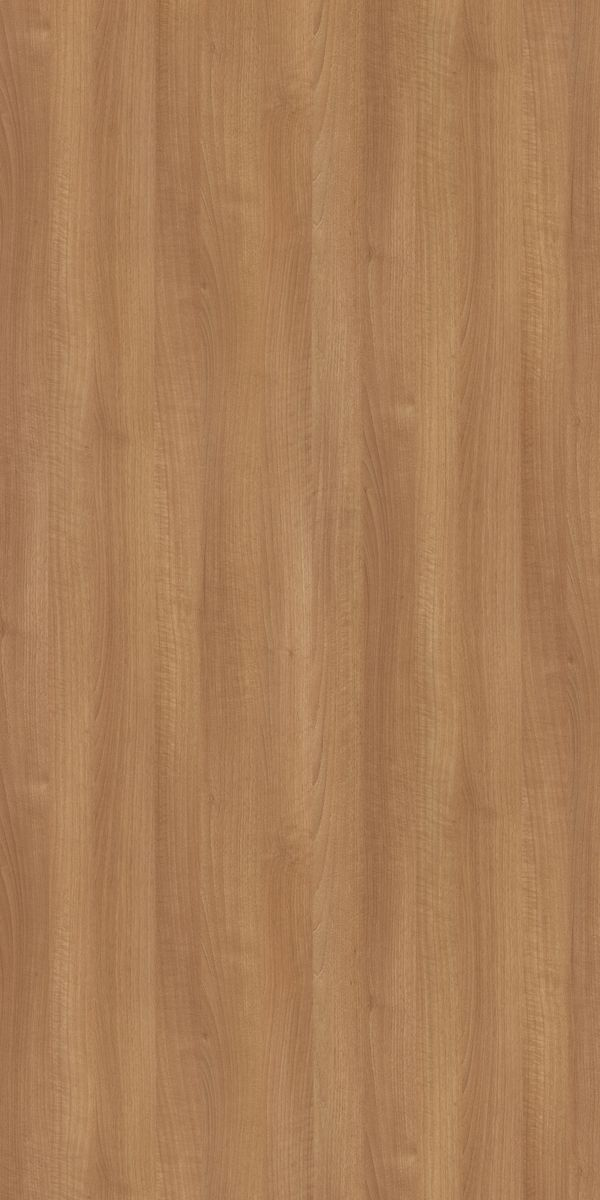
#> input picture palethte/Dark Laminate.jpg, 600 x 1200 px
$ python -i color_palettes.py   (imports and definitions only)
#> lines starting #> are read from the running program, lines starting #| are printed output that depends on the picture
#!/usr/bin/env python3
"""
Color Palette Management for Stable Diffusion ControlNet
Provides predefined color palettes and custom color options for image colorization
"""

from typing import Dict, List, Tuple, Optional
import json
from pathlib import Path
import numpy as np
from PIL import Image
import cv2
from sklearn.cluster import KMeans
import colorsys
import numpy as np
from PIL import Image
import cv2
from sklearn.cluster import KMeans
import colorsys


class ColorPaletteManager:
    """Manages color palettes for image colorization."""

    def __init__(self):
        self.palettes = self._load_predefined_palettes()
        self.custom_palettes = {}
        self.palette_file = Path("custom_palettes.json")
        self._load_custom_palettes()

    def _load_predefined_palettes(self) -> Dict[str, Dict]:
        """Load predefined color palettes."""
        return {
            # Natural & Realistic
            "natural_warm": {
                "name": "Natural Warm",
                "description": "Warm, natural skin tones and golden lighting",
                "colors": ["#F4D03F", "#E67E22", "#D35400", "#A040A3", "#8E44AD"],
                "prompt_addition": "warm golden tones, natural skin tones, golden hour lighting, warm colors",
                "negative_addition": "cool tones, blue lighting, cold colors"
            },
            "natural_cool": {
                "name": "Natural Cool",
                "description": "Cool, natural tones with blue undertones",
                "colors": ["#3498DB", "#2980B9", "#5DADE2", "#85C1E9", "#AED6F1"],
                "prompt_addition": "cool blue tones, natural lighting, soft blue undertones, cool colors",
                "negative_addition": "warm tones, orange lighting, warm colors"
            },
            "natural_neutral": {
                "name": "Natural Neutral",
                "description": "Balanced, neutral colors for realistic appearance",
                "colors": ["#95A5A6", "#7F8C8D", "#BDC3C7", "#ECF0F1", "#F8F9F9"],
                "prompt_addition": "neutral colors, balanced tones, natural lighting, realistic colors",
                "negative_addition": "oversaturated, artificial colors, extreme tones"
            },

            # Artistic Styles
            "vintage_sepia": {
                "name": "Vintage Sepia",
                "description": "Classic sepia tones for vintage look",
                "colors": ["#8B4513", "#A0522D", "#CD853F", "#DEB887", "#F5DEB3"],
                "prompt_addition": "sepia tones, vintage colors, nostalgic, film photography, warm browns",
                "negative_addition": "modern colors, bright colors, digital look"
            },
            "vintage_kodachrome": {
                "name": "Vintage Kodachrome",
                "description": "Classic Kodachrome film colors",
                "colors": ["#FF6B35", "#F7931E", "#FFD23F", "#06FFA5", "#1B9AAA"],
                "prompt_addition": "kodachrome film colors, vintage saturated colors, classic photography",
                "negative_addition": "modern digital, muted colors, contemporary"
            },
            "cinematic": {
                "name": "Cinematic",
                "description": "Movie-like color grading with dramatic tones",
                "colors": ["#2C3E50", "#34495E", "#E74C3C", "#C0392B", "#8E44AD"],
                "prompt_addition": "cinematic lighting, dramatic colors, film noir style, moody atmosphere",
                "negative_addition": "bright cheerful colors, pastel tones, soft lighting"
            },

            # Modern Styles
            "modern_minimal": {
                "name": "Modern Minimal",
                "description": "Clean, minimal color palette",
                "colors": ["#FFFFFF", "#F8F9FA", "#E9ECEF", "#6C757D", "#495057"],
                "prompt_addition": "minimal colors, clean aesthetic, modern design, subtle tones",
                "negative_addition": "bright colors, saturated, busy patterns"
            },
            "modern_vibrant": {
                "name": "Modern Vibrant",
                "description": "Bright, modern vibrant colors",
                "colors": ["#FF6B6B", "#4ECDC4", "#45B7D1", "#96CEB4", "#FFEAA7"],
                "prompt_addition": "vibrant modern colors, bright contemporary, saturated colors",
                "negative_addition": "muted colors, vintage, soft tones"
            },

            # Seasonal
            "autumn": {
                "name": "Autumn",
                "description": "Warm autumn colors with orange and brown tones",
                "colors": ["#D2691E", "#CD853F", "#8B4513", "#A0522D", "#F4A460"],
                "prompt_addition": "autumn colors, warm fall tones, golden browns, seasonal lighting",
                "negative_addition": "cool colors, spring tones, bright greens"
            },
            "winter": {
                "name": "Winter",
                "description": "Cool winter colors with blue and white tones",
                "colors": ["#87CEEB", "#B0E0E6", "#F0F8FF", "#4682B4", "#191970"],
                "prompt_addition": "winter colors, cool blue tones, crisp lighting, seasonal atmosphere",
                "negative_addition": "warm colors, summer tones, bright yellows"
            },
            "spring": {
                "name": "Spring",
                "description": "Fresh spring colors with green and pastel tones",
                "colors": ["#90EE90", "#98FB98", "#00FF7F", "#32CD32", "#228B22"],
                "prompt_addition": "spring colors, fresh green tones, natural lighting, seasonal vibrancy",
                "negative_addition": "autumn colors, warm browns, muted tones"
            },
            "summer": {
                "name": "Summer",
                "description": "Bright summer colors with warm and vibrant tones",
                "colors": ["#FFD700", "#FFA500", "#FF6347", "#FF69B4", "#00CED1"],
                "prompt_addition": "summer colors, bright warm tones, sunny lighting, vibrant atmosphere",
                "negative_addition": "cool colors, winter tones, muted lighting"
            },

            # Professional
            "professional_portrait": {
                "name": "Professional Portrait",
                "description": "Professional portrait photography colors",
                "colors": ["#F5F5DC", "#DEB887", "#CD853F", "#8B4513", "#654321"],
                "prompt_addition": "professional portrait colors, studio lighting, natural skin tones, elegant",
                "negative_addition": "casual colors, bright lighting, amateur look"
            },
            "fashion": {
                "name": "Fashion",
                "description": "High-fashion photography color palette",
                "colors": ["#000000", "#FFFFFF", "#C0C0C0", "#FFD700", "#FF1493"],
                "prompt_addition": "fashion photography, high-end colors, sophisticated lighting, elegant",
                "negative_addition": "casual colors, everyday lighting, simple"
            },

            # Creative
            "fantasy": {
                "name": "Fantasy",
                "description": "Fantasy and magical color palette",
                "colors": ["#9370DB", "#8A2BE2", "#FF1493", "#00CED1", "#FFD700"],
                "prompt_addition": "fantasy colors, magical lighting, ethereal tones, dreamlike",
                "negative_addition": "realistic colors, natural lighting, mundane"
            },
            "cyberpunk": {
                "name": "Cyberpunk",
                "description": "Cyberpunk neon and dark color palette",
                "colors": ["#00FFFF", "#FF00FF", "#00FF00", "#000000", "#1E1E1E"],
                "prompt_addition": "cyberpunk colors, neon lighting, futuristic, digital atmosphere",
                "negative_addition": "natural colors, organic lighting, vintage"
            }
        }

    def _load_custom_palettes(self):
        """Load custom palettes from file."""
        if self.palette_file.exists():
            try:
                with open(self.palette_file, 'r') as f:
#> (reads custom_palettes.json from the repository)
                    self.custom_palettes = json.load(f)
            except Exception as e:
                print(f"Warning: Could not load custom palettes: {e}")
                self.custom_palettes = {}

    # [150 lines left out: functions _save_custom_palettes, get_palette, list_palettes, add_custom_palette, extract_palette_from_image, _extract_kmeans_palette and 1 more, not called in this run]

    def _rgb_to_hex(self, rgb: Tuple[int, int, int]) -> str:
        """Convert RGB tuple to hex color string."""
        return f"#{rgb[0]:02x}{rgb[1]:02x}{rgb[2]:02x}"

    # [64 lines left out: functions add_palette_from_image, remove_custom_palette, get_palette_prompt, preview_palette, not called in this run]

    def extract_palette_from_image(self, image_path: str, num_colors: int = 5, method: str = "kmeans") -> Dict:
        """
        Extract color palette from an image.

        Args:
            image_path: Path to the image file
            num_colors: Number of colors to extract
            method: Extraction method ('kmeans', 'dominant', 'median_cut')

        Returns:
            Dictionary containing palette information
        """
#> called with image_path = 'palethte/Dark Laminate.jpg', num_colors = 5, method = 'kmeans'
        try:
            # Load image
            image = Image.open(image_path)
#> image is the input picture: PIL image 600x1200 RGB; mean R, G, B 169.7, 126, 87.6
            image = image.convert('RGB')

            # Resize for faster processing
            image_small = image.resize((150, 150), Image.Resampling.LANCZOS)
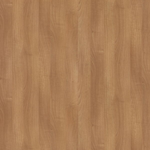
#> image_small: PIL image 150x150 RGB; mean R, G, B 169.7, 126, 87.6
            img_array = np.array(image_small)

            if method == "kmeans":
                colors = self._extract_kmeans_palette(img_array, num_colors)
#> colors = [(169, 125, 87), (174, 130, 91), (164, 120, 83), (179, 136, 96), (158, 114, 78)]
            elif method == "dominant":
                colors = self._extract_dominant_colors(img_array, num_colors)
            elif method == "median_cut":
                colors = self._extract_median_cut_palette(img_array, num_colors)
            else:
                colors = self._extract_kmeans_palette(img_array, num_colors)

            # Convert to hex format
            hex_colors = [self._rgb_to_hex(color) for color in colors]
#> hex_colors = ['#a97d57', '#ae825b', '#a47853', '#b38860', '#9e724e']

            # Generate palette name from image filename
            palette_name = Path(image_path).stem + "_extracted"

            # Analyze palette characteristics
            palette_analysis = self._analyze_palette(colors)

            return {
                "name": palette_name,
                "description": f"Extracted from {Path(image_path).name} using {method} method",
                "colors": hex_colors,
                "source_image": image_path,
                "extraction_method": method,
                "num_colors": num_colors,
                "analysis": palette_analysis,
                "prompt_addition": self._generate_prompt_from_palette(colors),
                "negative_addition": self._generate_negative_from_palette(colors)
            }

        except Exception as e:
            print(f"Error extracting palette from image: {e}")
            return {}

    def _extract_kmeans_palette(self, img_array: np.ndarray, num_colors: int) -> List[Tuple[int, int, int]]:
        """Extract palette using K-means clustering."""
        # Reshape image to 2D array of pixels
        pixels = img_array.reshape(-1, 3)

        # Apply K-means clustering
        kmeans = KMeans(n_clusters=num_colors, random_state=42, n_init=10)
        kmeans.fit(pixels)

        # Get cluster centers (colors)
        colors = kmeans.cluster_centers_.astype(int)

        # Sort by frequency (most common first)
        labels = kmeans.labels_
        color_counts = np.bincount(labels)
        sorted_indices = np.argsort(color_counts)[::-1]
        colors = colors[sorted_indices]

        return [tuple(color) for color in colors]

    # [64 lines left out: functions _extract_dominant_colors, _extract_median_cut_palette, not called in this run]

    def _rgb_to_hex(self, rgb: Tuple[int, int, int]) -> str:
        """Convert RGB tuple to hex color string."""
        return f"#{rgb[0]:02x}{rgb[1]:02x}{rgb[2]:02x}"

    def _analyze_palette(self, colors: List[Tuple[int, int, int]]) -> Dict:
        """Analyze palette characteristics."""
        if not colors:
            return {}

        # Convert to HSV for analysis
        hsv_colors = []
        for color in colors:
            hsv = colorsys.rgb_to_hsv(color[0]/255, color[1]/255, color[2]/255)
            hsv_colors.append(hsv)
#> this loop made 5 passes
#> (color, hsv) on passes 1 to 5: ((169, 125, 87), (0.0772, 0.485, 0.663)), ((174, 130, 91), (0.0783, 0.477, 0.682)), ((164, 120, 83), (0.0761, 0.494, 0.643)), ((179, 136, 96), (0.0803, 0.464, 0.702)), ((158, 114, 78), (0.075, 0.506, 0.62))
#> after the loop, hsv_colors = [(0.0772, 0.485, 0.663), (0.0783, 0.477, 0.682), (0.0761, 0.494, 0.643), (0.0803, 0.464, 0.702), (0.075, 0.506, 0.62)]

        # Calculate characteristics
        hues = [hsv[0] for hsv in hsv_colors]
#> hues = [0.0772, 0.0783, 0.0761, 0.0803, 0.075]
        saturations = [hsv[1] for hsv in hsv_colors]
#> saturations = [0.485, 0.477, 0.494, 0.464, 0.506]
        values = [hsv[2] for hsv in hsv_colors]
#> values = [0.663, 0.682, 0.643, 0.702, 0.62]

        # Determine palette type
        avg_saturation = np.mean(saturations)
#> avg_saturation = 0.485
        avg_value = np.mean(values)
#> avg_value = 0.662
        hue_range = max(hues) - min(hues)
#> hue_range = 0.00532
#> in extract_palette_from_image, `palette_analysis = self._analyze_palette(colors)`: palette_analysis = {'type': 'balanced', 'brightness': 'medium', 'color_scheme': 'monochromatic', 'avg_saturation': 0.485, 'avg_value': 0.662, 'hue_range': 0.00532}

        if avg_saturation < 0.3:
            palette_type = "muted"
        elif avg_saturation > 0.7:
            palette_type = "vibrant"
        else:
            palette_type = "balanced"

        if avg_value < 0.4:
            brightness = "dark"
        elif avg_value > 0.7:
            brightness = "bright"
        else:
            brightness = "medium"

        if hue_range < 0.2:
            color_scheme = "monochromatic"
        elif hue_range < 0.4:
            color_scheme = "analogous"
        elif 0.4 <= hue_range <= 0.6:
            color_scheme = "complementary"
        else:
            color_scheme = "diverse"

        return {
            "type": palette_type,
            "brightness": brightness,
            "color_scheme": color_scheme,
            "avg_saturation": avg_saturation,
            "avg_value": avg_value,
            "hue_range": hue_range
        }

    def _generate_prompt_from_palette(self, colors: List[Tuple[int, int, int]]) -> str:
        """Generate prompt addition based on palette analysis."""
        analysis = self._analyze_palette(colors)
#> the loop in _analyze_palette (call 2), `for color in colors:` made 5 passes
#> analysis has the same summary as palette_analysis in extract_palette_from_image

        prompt_parts = []

        # Add brightness description
        if analysis.get("brightness") == "bright":
            prompt_parts.append("bright lighting, vibrant atmosphere")
        elif analysis.get("brightness") == "dark":
            prompt_parts.append("moody lighting, dramatic atmosphere")
        else:
            prompt_parts.append("balanced lighting, natural atmosphere")

        # Add saturation description
        if analysis.get("type") == "vibrant":
            prompt_parts.append("saturated colors, bold tones")
        elif analysis.get("type") == "muted":
            prompt_parts.append("soft colors, muted tones")
        else:
            prompt_parts.append("natural colors, balanced tones")

        # Add color scheme description
        if analysis.get("color_scheme") == "monochromatic":
            prompt_parts.append("monochromatic color palette")
        elif analysis.get("color_scheme") == "analogous":
            prompt_parts.append("harmonious color palette")
        elif analysis.get("color_scheme") == "complementary":
            prompt_parts.append("complementary color palette")
        else:
            prompt_parts.append("diverse color palette")

        return ", ".join(prompt_parts)

    def _generate_negative_from_palette(self, colors: List[Tuple[int, int, int]]) -> str:
        """Generate negative prompt based on palette analysis."""
        analysis = self._analyze_palette(colors)
#> analysis has the same summary as palette_analysis in extract_palette_from_image

        negative_parts = []

        # Add opposites of palette characteristics
        if analysis.get("brightness") == "bright":
            negative_parts.append("dark, shadowy")
        elif analysis.get("brightness") == "dark":
            negative_parts.append("bright, overexposed")

        if analysis.get("type") == "vibrant":
            negative_parts.append("muted, dull")
        elif analysis.get("type") == "muted":
            negative_parts.append("oversaturated, artificial")

        return ", ".join(negative_parts)

    # [28 lines left out: function add_palette_from_image, not called in this run]


# Global instance
palette_manager = ColorPaletteManager()


def get_available_palettes() -> Dict[str, List[str]]:
    """Get all available palettes."""
    return palette_manager.list_palettes()


def apply_palette_to_prompt(palette_name: str, base_prompt: str = "") -> Tuple[str, str]:
    """Apply a color palette to enhance prompts."""
    return palette_manager.get_palette_prompt(palette_name, base_prompt)


# [4 lines left out: function add_custom_palette, not called in this run]


def preview_palette(palette_name: str) -> Dict:
    """Preview a color palette."""
    return palette_manager.preview_palette(palette_name)


def extract_palette_from_image(image_path: str, num_colors: int = 5, method: str = "kmeans") -> Dict:
    """Extract color palette from an image."""
    return palette_manager.extract_palette_from_image(image_path, num_colors, method)


# [4 lines left out: function add_palette_from_image, not called in this run]


# [26 lines not run here, left out]

>>> result = ColorPaletteManager().extract_palette_from_image('palethte/Dark Laminate.jpg')
#> result = 9 items
